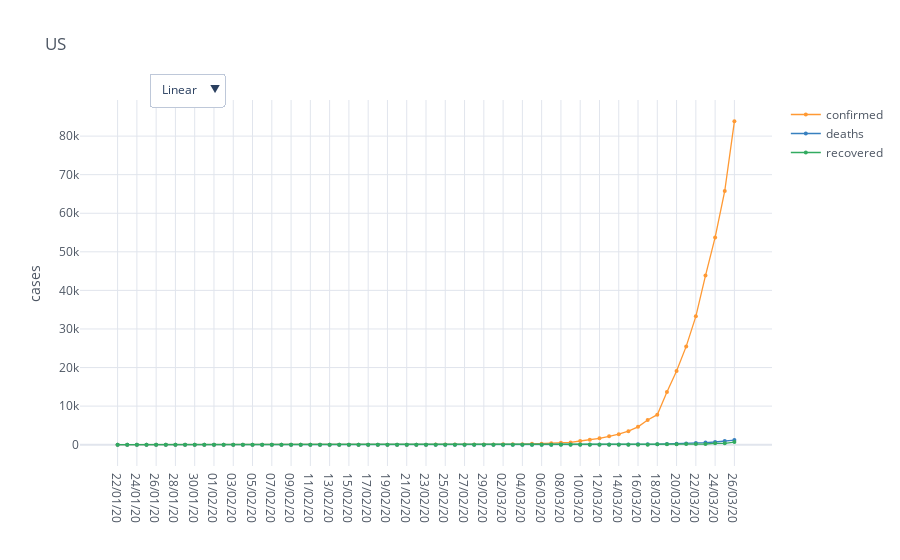

This figure's notebook cell:
### Code cell
%load_ext autoreload
%autoreload 2
import numpy as np
import pandas as pd
import cufflinks as cf
import plotly.graph_objs as go
import mytools.regression as reg
import mytools.date as dt
import mytools.plot as mp
import mytools.dataio as io
import matplotlib.pyplot as plt

cf.go_offline()
cf.set_config_file(offline=False, world_readable=True)

country = 'US'

overall_stats = io.world_load_stats_country(country)

fig = mp.iplot_comparative_plot(overall_stats, title=country, size=4, yTitle='cases', mode='lines+markers', asFigure=True)
fig.show()

### Figure 1 — Plotly figure (JSON) as saved in the notebook; plotly's stock layout.template omitted (floating-point values rounded to 4 significant figures)
{"data": [{"line": {"color": "rgba(255, 153, 51, 1.0)", "dash": "solid", "shape": "linear", "width": 1.3}, "marker": {"size": 4, "symbol": "circle"}, "mode": "lines+markers", "name": "confirmed", "text": "", "type": "scatter", "x": ["22/01/20", "23/01/20", "24/01/20", "25/01/20", "26/01/20", "27/01/20", "28/01/20", "29/01/20", "30/01/20", "31/01/20", "01/02/20", "02/02/20", "03/02/20", "04/02/20", "05/02/20", "06/02/20", "07/02/20", "08/02/20", "09/02/20", "10/02/20", "11/02/20", "12/02/20", "13/02/20", "14/02/20", "15/02/20", "16/02/20", "17/02/20", "18/02/20", "19/02/20", "20/02/20", "21/02/20", "22/02/20", "23/02/20", "24/02/20", "25/02/20", "26/02/20", "27/02/20", "28/02/20", "29/02/20", "01/03/20", "02/03/20", "03/03/20", "04/03/20", "05/03/20", "06/03/20", "07/03/20", "08/03/20", "09/03/20", "10/03/20", "11/03/20", "12/03/20", "13/03/20", "14/03/20", "15/03/20", "16/03/20", "17/03/20", "18/03/20", "19/03/20", "20/03/20", "21/03/20", "22/03/20", "23/03/20", "24/03/20", "25/03/20", "26/03/20"], "y": [1, 1, 2, 2, 5, 5, 5, 5, 5, 7, 8, 8, 11, 11, 11, 11, 11, 11, 11, 11, 12, 12, 13, 13, 13, 13, 13, 13, 13, 13, 15, 15, 15, 51, 51, 57, 58, 60, 68, 74, 98, 118, 149, 217, 262, 402, 518, 583, 959, 1281, 1663, 2179, 2727, 3499, 4632, 6421, 7783, 13677, 19100, 25489, 33276, 43847, 53740, 65778, 83836]}, {"line": {"color": "rgba(55, 128, 191, 1.0)", "dash": "solid", "shape": "linear", "width": 1.3}, "marker": {"size": 4, "symbol": "circle"}, "mode": "lines+markers", "name": "deaths", "text": "", "type": "scatter", "x": ["22/01/20", "23/01/20", "24/01/20", "25/01/20", "26/01/20", "27/01/20", "28/01/20", "29/01/20", "30/01/20", "31/01/20", "01/02/20", "02/02/20", "03/02/20", "04/02/20", "05/02/20", "06/02/20", "07/02/20", "08/02/20", "09/02/20", "10/02/20", "11/02/20", "12/02/20", "13/02/20", "14/02/20", "15/02/20", "16/02/20", "17/02/20", "18/02/20", "19/02/20", "20/02/20", "21/02/20", "22/02/20", "23/02/20", "24/02/20", "25/02/20", "26/02/20", "27/02/20", "28/02/20", "29/02/20", "01/03/20", "02/03/20", "03/03/20", "04/03/20", "05/03/20", "06/03/20", "07/03/20", "08/03/20", "09/03/20", "10/03/20", "11/03/20", "12/03/20", "13/03/20", "14/03/20", "15/03/20", "16/03/20", "17/03/20", "18/03/20", "19/03/20", "20/03/20", "21/03/20", "22/03/20", "23/03/20", "24/03/20", "25/03/20", "26/03/20"], "y": [0, 0, 0, 0, 0, 0, 0, 0, 0, 0, 0, 0, 0, 0, 0, 0, 0, 0, 0, 0, 0, 0, 0, 0, 0, 0, 0, 0, 0, 0, 0, 0, 0, 0, 0, 0, 0, 0, 1, 1, 6, 7, 11, 12, 14, 17, 21, 22, 28, 36, 40, 47, 54, 63, 85, 108, 118, 200, 244, 307, 417, 557, 706, 942, 1209]}, {"line": {"color": "rgba(50, 171, 96, 1.0)", "dash": "solid", "shape": "linear", "width": 1.3}, "marker": {"size": 4, "symbol": "circle"}, "mode": "lines+markers", "name": "recovered", "text": "", "type": "scatter", "x": ["22/01/20", "23/01/20", "24/01/20", "25/01/20", "26/01/20", "27/01/20", "28/01/20", "29/01/20", "30/01/20", "31/01/20", "01/02/20", "02/02/20", "03/02/20", "04/02/20", "05/02/20", "06/02/20", "07/02/20", "08/02/20", "09/02/20", "10/02/20", "11/02/20", "12/02/20", "13/02/20", "14/02/20", "15/02/20", "16/02/20", "17/02/20", "18/02/20", "19/02/20", "20/02/20", "21/02/20", "22/02/20", "23/02/20", "24/02/20", "25/02/20", "26/02/20", "27/02/20", "28/02/20", "29/02/20", "01/03/20", "02/03/20", "03/03/20", "04/03/20", "05/03/20", "06/03/20", "07/03/20", "08/03/20", "09/03/20", "10/03/20", "11/03/20", "12/03/20", "13/03/20", "14/03/20", "15/03/20", "16/03/20", "17/03/20", "18/03/20", "19/03/20", "20/03/20", "21/03/20", "22/03/20", "23/03/20", "24/03/20", "25/03/20", "26/03/20"], "y": [0, 0, 0, 0, 0, 0, 0, 0, 0, 0, 0, 0, 0, 0, 0, 0, 0, 0, 3, 3, 3, 3, 3, 3, 3, 3, 3, 3, 3, 3, 5, 5, 5, 5, 6, 6, 6, 7, 7, 7, 7, 7, 7, 7, 7, 7, 7, 7, 8, 8, 12, 12, 12, 12, 17, 17, 105, 121, 147, 176, 178, 178, 348, 361, 681]}], "layout": {"legend": {"bgcolor": "#FFFFFF", "font": {"color": "#4D5663"}}, "paper_bgcolor": "#FFFFFF", "plot_bgcolor": "#FFFFFF", "title": {"font": {"color": "#4D5663"}, "text": "US"}, "updatemenus": [{"buttons": [{"args": [{"yaxis.type": "linear"}], "label": "Linear", "method": "relayout"}, {"args": [{"yaxis.type": "log"}], "label": "Log", "method": "relayout"}], "direction": "down", "pad": {"r": 10, "t": 10}, "showactive": true, "x": 0.1, "xanchor": "left", "y": 1.1, "yanchor": "top"}], "xaxis": {"gridcolor": "#E1E5ED", "showgrid": true, "tickfont": {"color": "#4D5663"}, "title": {"font": {"color": "#4D5663"}, "text": ""}, "zerolinecolor": "#E1E5ED"}, "yaxis": {"gridcolor": "#E1E5ED", "showgrid": true, "tickfont": {"color": "#4D5663"}, "title": {"font": {"color": "#4D5663"}, "text": "cases"}, "zerolinecolor": "#E1E5ED"}}}
